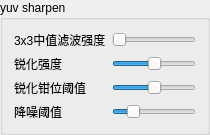
              <widget class="QGroupBox" name="groupBox_15">
               <property name="title">
                <string>yuv sharpen</string>
               </property>
               <layout class="QGridLayout" name="gridLayout_16">
                <item row="3" column="1">
                 <widget class="QSlider" name="clip_range">
                  <property name="maximum">
                   <number>128</number>
                  </property>
                  <property name="value">
                   <number>64</number>
                  </property>
                  <property name="orientation">
                   <enum>Qt::Horizontal</enum>
                  </property>
                 </widget>
                </item>
                <item row="4" column="0">
                 <widget class="QLabel" name="label_34">
                  <property name="text">
                   <string>降噪阈值</string>
                  </property>
                 </widget>
                </item>
                <item row="2" column="1">
                 <widget class="QSlider" name="sharpen_strength">
                  <property name="maximum">
                   <number>10</number>
                  </property>
                  <property name="value">
                   <number>5</number>
                  </property>
                  <property name="orientation">
                   <enum>Qt::Horizontal</enum>
                  </property>
                 </widget>
                </item>
                <item row="3" column="0">
                 <widget class="QLabel" name="label_35">
                  <property name="text">
                   <string>锐化钳位阈值</string>
                  </property>
                 </widget>
                </item>
                <item row="2" column="0">
                 <widget class="QLabel" name="label_33">
                  <property name="text">
                   <string>锐化强度</string>
                  </property>
                 </widget>
                </item>
                <item row="1" column="0">
                 <widget class="QLabel" name="label_32">
                  <property name="text">
                   <string>3x3中值滤波强度</string>
                  </property>
                 </widget>
                </item>
                <item row="4" column="1">
                 <widget class="QSlider" name="denoise_threshold">
                  <property name="maximum">
                   <number>250</number>
                  </property>
                  <property name="value">
                   <number>50</number>
                  </property>
                  <property name="orientation">
                   <enum>Qt::Horizontal</enum>
                  </property>
                 </widget>
                </item>
                <item row="1" column="1">
                 <widget class="QSlider" name="medianblur_strength">
                  <property name="maximum">
                   <number>100</number>
                  </property>
                  <property name="orientation">
                   <enum>Qt::Horizontal</enum>
                  </property>
                 </widget>
                </item>
               </layout>
              </widget>
